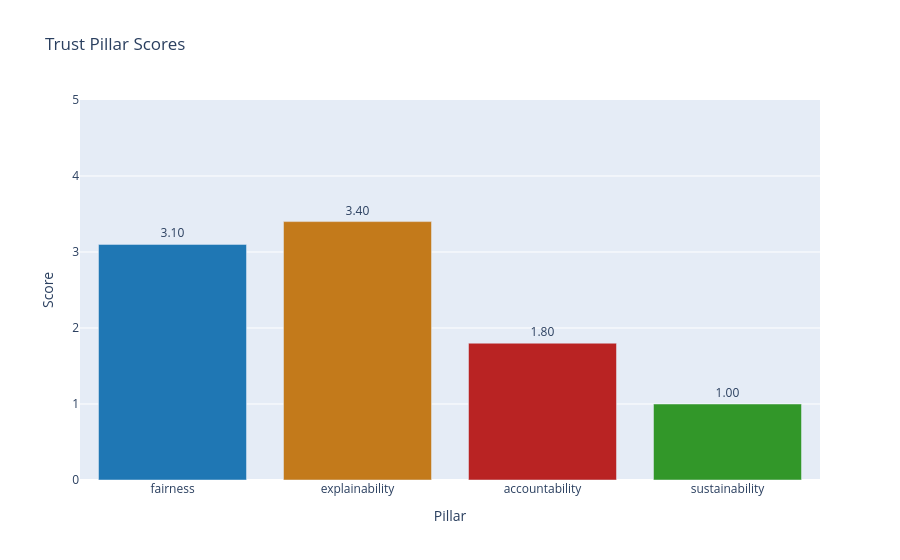
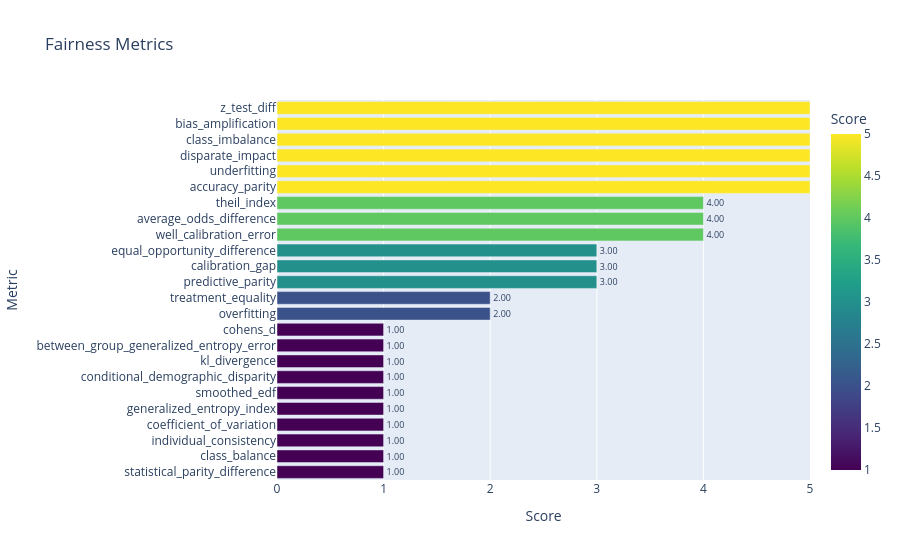
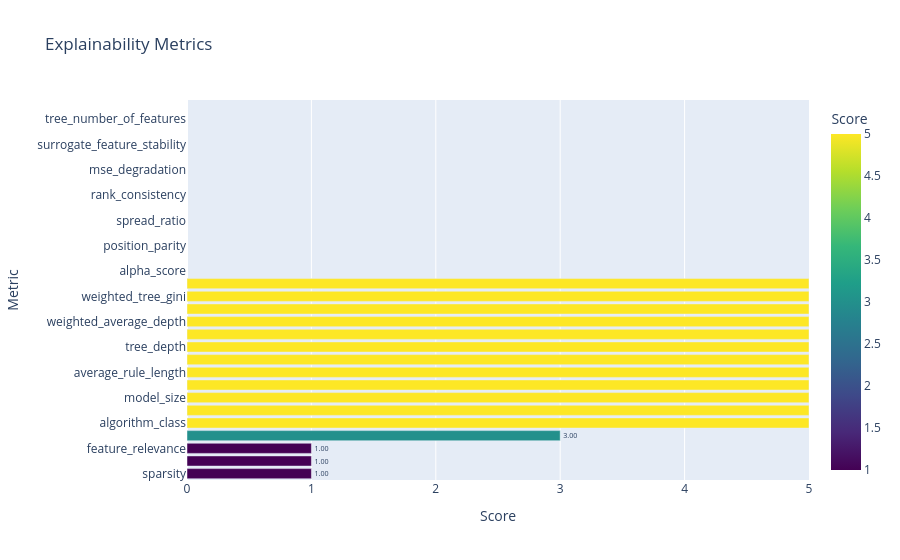
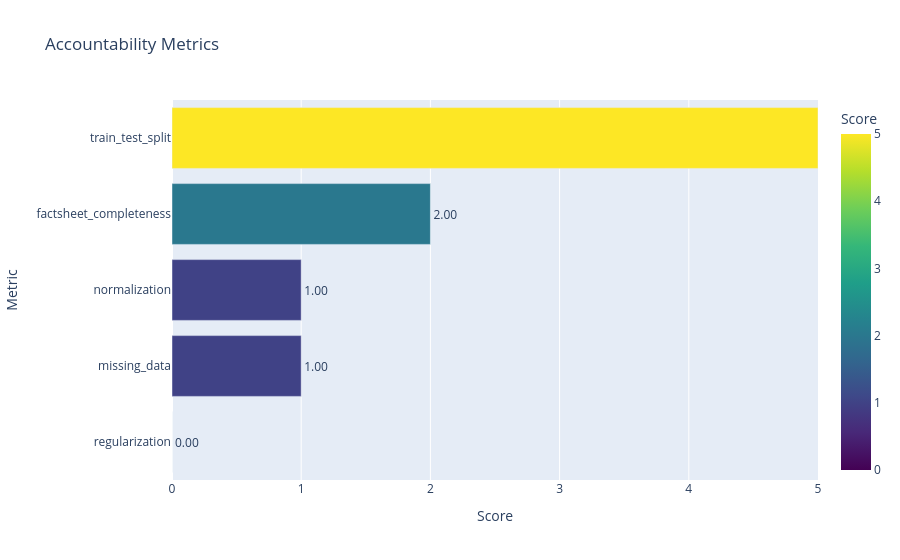

Here is the notebook cell these charts were saved with, in order:
### Code cell
evaluator.plot_results()

### Figure 1 — Plotly figure (JSON) as saved in the notebook; plotly's stock layout.template omitted (floating-point values rounded to 4 significant figures)
{"data": [{"hovertemplate": "Pillar=%{x}<br>Score=%{text}<extra></extra>", "legendgroup": "", "marker": {"color": ["#1f77b4", "#c37a1b", "#b92323", "#329729"], "pattern": {"shape": ""}}, "name": "", "orientation": "v", "showlegend": false, "text": [3.1, 3.4, 1.8, 1.0], "textposition": "outside", "texttemplate": "%{text:.2f}", "type": "bar", "x": ["fairness", "explainability", "accountability", "sustainability"], "xaxis": "x", "y": [3.1, 3.4, 1.8, 1.0], "yaxis": "y"}], "layout": {"barmode": "relative", "legend": {"tracegroupgap": 0}, "title": {"text": "Trust Pillar Scores"}, "xaxis": {"anchor": "y", "domain": [0, 1], "title": {"text": "Pillar"}}, "yaxis": {"anchor": "x", "domain": [0, 1], "range": [0, 5], "title": {"text": "Score"}}}}

### Figure 2 — Plotly figure (JSON) as saved in the notebook; plotly's stock layout.template omitted (floating-point values rounded to 4 significant figures)
{"data": [{"hovertemplate": "Score=%{marker.color}<br>Metric=%{y}<extra></extra>", "legendgroup": "", "marker": {"color": [1, 1, 1, 1, 1, 1, 1, 1, 1, 1, 2, 2, 3, 3, 3, 4, 4, 4, 5, 5, 5, 5, 5, 5], "coloraxis": "coloraxis", "pattern": {"shape": ""}}, "name": "", "orientation": "h", "showlegend": false, "text": [1.0, 1.0, 1.0, 1.0, 1.0, 1.0, 1.0, 1.0, 1.0, 1.0, 2.0, 2.0, 3.0, 3.0, 3.0, 4.0, 4.0, 4.0, 5.0, 5.0, 5.0, 5.0, 5.0, 5.0], "textposition": "outside", "texttemplate": "%{text:.2f}", "type": "bar", "x": [1, 1, 1, 1, 1, 1, 1, 1, 1, 1, 2, 2, 3, 3, 3, 4, 4, 4, 5, 5, 5, 5, 5, 5], "xaxis": "x", "y": ["statistical_parity_difference", "class_balance", "individual_consistency", "coefficient_of_variation", "generalized_entropy_index", "smoothed_edf", "conditional_demographic_disparity", "kl_divergence", "between_group_generalized_entropy_error", "cohens_d", "overfitting", "treatment_equality", "predictive_parity", "calibration_gap", "equal_opportunity_difference", "well_calibration_error", "average_odds_difference", "theil_index", "accuracy_parity", "underfitting", "disparate_impact", "class_imbalance", "bias_amplification", "z_test_diff"], "yaxis": "y"}], "layout": {"barmode": "relative", "coloraxis": {"colorbar": {"title": {"text": "Score"}}, "colorscale": [[0, "#440154"], [0.1111, "#482878"], [0.2222, "#3e4989"], [0.3333, "#31688e"], [0.4444, "#26828e"], [0.5556, "#1f9e89"], [0.6667, "#35b779"], [0.7778, "#6ece58"], [0.8889, "#b5de2b"], [1, "#fde725"]]}, "legend": {"tracegroupgap": 0}, "title": {"text": "Fairness Metrics"}, "xaxis": {"anchor": "y", "domain": [0, 1], "range": [0, 5], "title": {"text": "Score"}}, "yaxis": {"anchor": "x", "domain": [0, 1], "title": {"text": "Metric"}}}}

### Figure 3 — Plotly figure (JSON) as saved in the notebook; plotly's stock layout.template omitted (floating-point values rounded to 4 significant figures)
{"data": [{"hovertemplate": "Score=%{marker.color}<br>Metric=%{y}<extra></extra>", "legendgroup": "", "marker": {"color": [1.0, 1.0, 1.0, 3.0, 5.0, 5.0, 5.0, 5.0, 5.0, 5.0, 5.0, 5.0, 5.0, 5.0, 5.0, 5.0, NaN, NaN, NaN, NaN, NaN, NaN, NaN, NaN, NaN, NaN, NaN, NaN, NaN, NaN], "coloraxis": "coloraxis", "pattern": {"shape": ""}}, "name": "", "orientation": "h", "showlegend": false, "text": [1.0, 1.0, 1.0, 3.0, 5.0, 5.0, 5.0, 5.0, 5.0, 5.0, 5.0, 5.0, 5.0, 5.0, 5.0, 5.0, NaN, NaN, NaN, NaN, NaN, NaN, NaN, NaN, NaN, NaN, NaN, NaN, NaN, NaN], "textposition": "outside", "texttemplate": "%{text:.2f}", "type": "bar", "x": [1.0, 1.0, 1.0, 3.0, 5.0, 5.0, 5.0, 5.0, 5.0, 5.0, 5.0, 5.0, 5.0, 5.0, 5.0, 5.0, NaN, NaN, NaN, NaN, NaN, NaN, NaN, NaN, NaN, NaN, NaN, NaN, NaN, NaN], "xaxis": "x", "y": ["sparsity", "correlated_features", "feature_relevance", "feature_entropy", "algorithm_class", "topk_concentration", "model_size", "number_of_rules", "average_rule_length", "rule_stats", "tree_depth", "fluctuation_ratio", "weighted_average_depth", "weighted_average_explainability_score", "weighted_tree_gini", "tree_depth_variance", "alpha_score", "xai_ease_score", "position_parity", "rank_alignment", "spread_ratio", "spread_divergence", "rank_consistency", "importance_stability", "mse_degradation", "surrogate_fidelity", "surrogate_feature_stability", "tree_number_of_rules", "tree_number_of_features", "xai_consistency_score"], "yaxis": "y"}], "layout": {"barmode": "relative", "coloraxis": {"colorbar": {"title": {"text": "Score"}}, "colorscale": [[0, "#440154"], [0.1111, "#482878"], [0.2222, "#3e4989"], [0.3333, "#31688e"], [0.4444, "#26828e"], [0.5556, "#1f9e89"], [0.6667, "#35b779"], [0.7778, "#6ece58"], [0.8889, "#b5de2b"], [1, "#fde725"]]}, "legend": {"tracegroupgap": 0}, "title": {"text": "Explainability Metrics"}, "xaxis": {"anchor": "y", "domain": [0, 1], "range": [0, 5], "title": {"text": "Score"}}, "yaxis": {"anchor": "x", "domain": [0, 1], "title": {"text": "Metric"}}}}

### Figure 4 — Plotly figure (JSON) as saved in the notebook; plotly's stock layout.template omitted (floating-point values rounded to 4 significant figures)
{"data": [{"hovertemplate": "Score=%{marker.color}<br>Metric=%{y}<extra></extra>", "legendgroup": "", "marker": {"color": [0.0, 1.0, 1.0, 2.0, 5.0], "coloraxis": "coloraxis", "pattern": {"shape": ""}}, "name": "", "orientation": "h", "showlegend": false, "text": [0.0, 1.0, 1.0, 2.0, 5.0], "textposition": "outside", "texttemplate": "%{text:.2f}", "type": "bar", "x": [0.0, 1.0, 1.0, 2.0, 5.0], "xaxis": "x", "y": ["regularization", "missing_data", "normalization", "factsheet_completeness", "train_test_split"], "yaxis": "y"}], "layout": {"barmode": "relative", "coloraxis": {"colorbar": {"title": {"text": "Score"}}, "colorscale": [[0, "#440154"], [0.1111, "#482878"], [0.2222, "#3e4989"], [0.3333, "#31688e"], [0.4444, "#26828e"], [0.5556, "#1f9e89"], [0.6667, "#35b779"], [0.7778, "#6ece58"], [0.8889, "#b5de2b"], [1, "#fde725"]]}, "legend": {"tracegroupgap": 0}, "title": {"text": "Accountability Metrics"}, "xaxis": {"anchor": "y", "domain": [0, 1], "range": [0, 5], "title": {"text": "Score"}}, "yaxis": {"anchor": "x", "domain": [0, 1], "title": {"text": "Metric"}}}}
